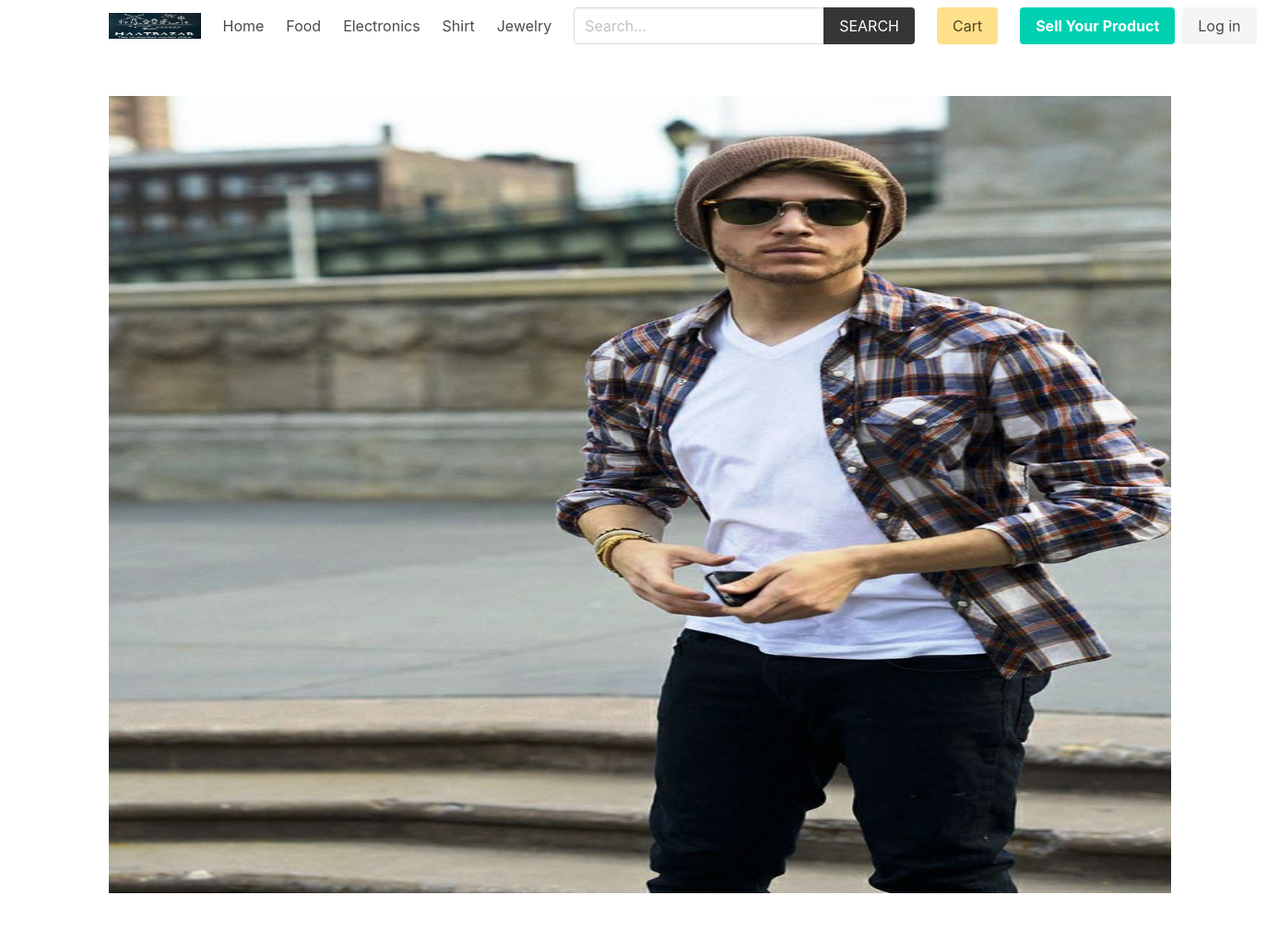
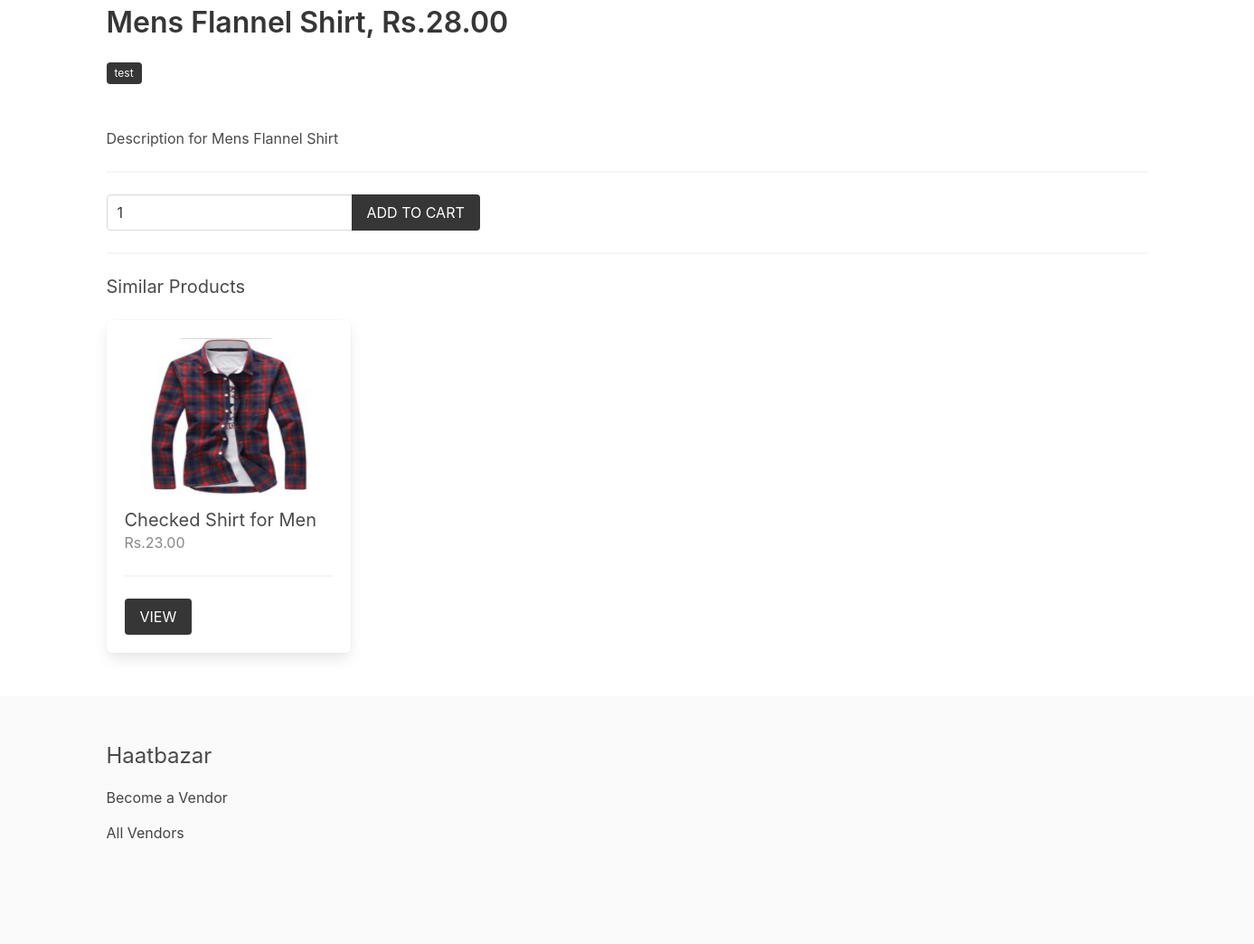
/product/shirt/mens-flannel-shirt/, run on the app's committed database (2 pictures, top to bottom).
### product/models.py (models this page shows, shortened)
class Category(models.Model):
    title = models.CharField(max_length=50)
    slug = models.SlugField(max_length=55)
    ordering = models.IntegerField(default=0)
    class Meta:
        ordering = ['ordering']

class Product(models.Model):
    category = models.ForeignKey(Category, related_name='products', on_delete=models.CASCADE)
    vendor = models.ForeignKey(Vendor, related_name="products", on_delete=models.CASCADE)
    title = models.CharField(max_length=50)
    slug = models.SlugField(max_length=55)
    description = models.TextField(blank=True, null=True)
    price = models.DecimalField(max_digits=6, decimal_places=2)
    added_date = models.DateTimeField(auto_now_add=True)
    image = models.ImageField(upload_to='uploads/', blank=True, null=True)
    thumbnail = models.ImageField(upload_to='uploads/', blank=True, null=True) # Change uploads to thumbnails
    class Meta:
        ordering = ['-added_date']
    def get_thumbnail(self):
        if self.thumbnail:
            return self.thumbnail.url

### vendor/models.py (models this page shows, shortened)
class Vendor(models.Model):
    name = models.CharField(max_length=255)
    created_at = models.DateTimeField(auto_now_add=True)
    created_by = models.OneToOneField(User, related_name='vendor', on_delete=models.CASCADE)
    class Meta:
        ordering = ['name']

### product/views.py (the view)
# urls.py: path('product/', include('product.urls')),
def product(request, category_slug, product_slug):
    cart = Cart(request)
    product = get_object_or_404(Product, category__slug=category_slug, slug=product_slug)
    if request.method == 'POST':
        form = AddToCartForm(request.POST)
        if form.is_valid():
            quantity = form.cleaned_data['quantity']
            cart.add(product_id=product.id, quantity=quantity, update_quantity=False)
            messages.success(request, "The product was added to the cart.")
            return redirect('product:product', category_slug=category_slug, product_slug=product_slug)
    else:
        form = AddToCartForm()
    similar_products = list(product.category.products.exclude(id=product.id))
    if len(similar_products) >= 4:
        similar_products = random.sample(similar_products, 4)
    context = {
        'product': product,
        'similar_products': similar_products,
        'form': form,
    }
    return render(request, 'product/product.html', context)

### product/forms.py
class AddToCartForm(forms.Form):
    quantity = forms.IntegerField()

### cart/cart.py (called while the page is built)
    def __len__(self):
        return sum(item['quantity'] for item in self.cart.values())

### cart/context_processors.py (called while the page is built)
def cart(request):
    return {'cart': Cart(request)}

### product/context_processors.py (called while the page is built)
def menu_categories(request):
    categories = Category.objects.all()
    return {'categories': categories}

### templates/product/product.html (shortened to what this page needs)
{% extends 'core/base.html' %}
{% block content %}
    {% if product.image %}
        <figure class="image is-4by3 mb-6">
            <img src="{{product.image.url}}" alt="{{product.title}}">
        </figure>
    {% endif %}
    <h1 class="title">{{product.title}}, Rs.{{product.price}}</h1>
    <p class="mb-6">
        <span class="tag is-dark">{{ product.vendor.name }}</span>
    </p>
    <p>{{product.description}}</p>
    <hr>
    <form method="post" action="">
        <div class="field has-addons">
            <div class="control">
                <input type="number" name="quantity" value="1" class="input" min="1" id="">
            </div>
            <div class="control">
                <button class="button is-dark is-uppercase">Add to Cart</button>
            </div>
        </div>
    </form>
    {% if similar_products %}
        <hr>
        <div class="columns is-multiline">
            <div class="column is-12">
                <h2 class="subtitle">Similar Products</h2>
            </div>
            {% for product in similar_products %}
                {% include 'product/parts/list_item.html' %}
            {% endfor %}
        </div>
    {% endif %}
{% endblock content %}

### templates/core/base.html (shortened to what this page needs)
{% load static %}
<!DOCTYPE html>
<html lang="en">
<head>
    <link rel="stylesheet" href="https://cdn.jsdelivr.net/npm/bulma@0.9.2/css/bulma.min.css">
    <link rel="stylesheet" href="{% static 'css/main.css' %}">
</head>
<body>
    <div class="container">
        <nav class="navbar" role="navigation" aria-label="main navigation">
            <div class="navbar-brand">
                <a class="navbar-item" href="{% url 'core:home' %}">
                <img src="media/logo.jpg" width="100" height="100">
                </a>
            </div>
            <div id="navbarBasicExample" class="navbar-menu">
                <div class="navbar-start">
                <a class="navbar-item" href="{% url 'core:home' %}">
                    Home
                </a>
                {% for category in categories %}
                    <a class="navbar-item" href="{% url 'product:category' category.slug %}">
                        {{category.title}}
                    </a>
                {% endfor %}
                </div>
                <div class="navbar-start">
                    <div class="navbar-item">
                        <form method="get" action="{% url 'product:search' %}">
                            <div class="field has-addons">
                                <div class="control">
                                    <input type="search" name="query" id="" class="input" placeholder="Search...">
                                </div>
                                <div class="control">
                                    <button class="button is-dark is-uppercase">Search</button>
                                </div>
                            </div>
                        </form>
                    </div>
                </div>
                <div class="navbar-end">
                <div class="navbar-item">
                    <a href="{% url 'cart:cart' %}" class="button is-warning">Cart {% if cart %}({{cart|length}}){% endif %}</a>
                </div>
                {% if request.user.is_authenticated %}
                <div class="navbar-item has-dropdown is-hoverable">
                    <a class="navbar-link is-capitalized">
                    {{user.vendor.name}}
                    </a>
                    <div class="navbar-dropdown">
                    <a class="navbar-item" href="{% url 'vendor:vendor-admin' %}">
                        Profile
                    </a>
                    <a class="navbar-item" href="{% url 'vendor:edit-vendor' %}">
                        Update Profile
                    </a>
                    <a class="navbar-item" href="{% url 'vendor:add-product' %}">
                        Add Product
                    </a>
                    <hr class="navbar-divider">
                    <a class="navbar-item" href="{% url 'vendor:logout' %}">
                        Logout
                    </a>
                    </div>
                </div>
                {% else %}
                <div class="navbar-item">
                    <div class="buttons">
                        <a class="button is-primary" href="{% url 'vendor:become-vendor' %}">
                            <strong>Sell Your Product</strong>
                        </a>
                        <a class="button is-light" href="{% url 'vendor:login' %}">
                            Log in
                        </a>
                    </div>
                </div>
                {% endif %}
                </div>
            </div>
            </nav>
    </div>
    <section class="section">
        <div class="container">
            {% block content %}{% endblock content %}
        </div>
    </section>
    <footer class="footer">
        <div class="container">
            <h3 class="is-size-4 mb-4">Haatbazar</h3>
            {% if request.user.is_authenticated %}
                <a href="{% url 'vendor:vendor-admin' %}">Vendor Admin</a>
            {% else %}
                <a href="{% url 'vendor:become-vendor' %}">Become a Vendor</a>
            {% endif %}
            <br>
            <a href="{% url 'vendor:vendors' %}">All Vendors</a>
        </div>
    </footer>
</body>
</html>

### templates/product/parts/list_item.html
<div class="column is-3 product-list-item">
                <div class="box">
                    <figure class="image is-4by3 mb-4">
                        <img src="{{ product.get_thumbnail }}" alt="{{product.title}}">
                    </figure>
                    <h2 class="subtitle">{{product.title}}</h2>
                    <h3 class="price is-size-6 mb-5">Rs.{{product.price}}</h3>
                    <hr>
                    <a href="{% url 'product:product' product.category.slug product.slug %}" class="button is-dark is-uppercase">View</a>
                </div>
            </div>

### core/static/css/main.css (style rules this page uses)
.footer a { margin-bottom: 15px; display: inline-block; color: #444; }
.product-list-item .box .subtitle { margin-bottom: 0; }
.product-list-item .box .price { color: #888; }

### data on the page
Category: title "Food"
Category: title "Electronics"
Category: title "Shirt"
Category: title "Jewelry"
Product: image (picture), title "Mens Flannel Shirt", price "28.00", vendor.name "test", description "Description for Mens Flannel Shirt"
Product: get_thumbnail (picture), title "Checked Shirt for Men", price "23.00"
